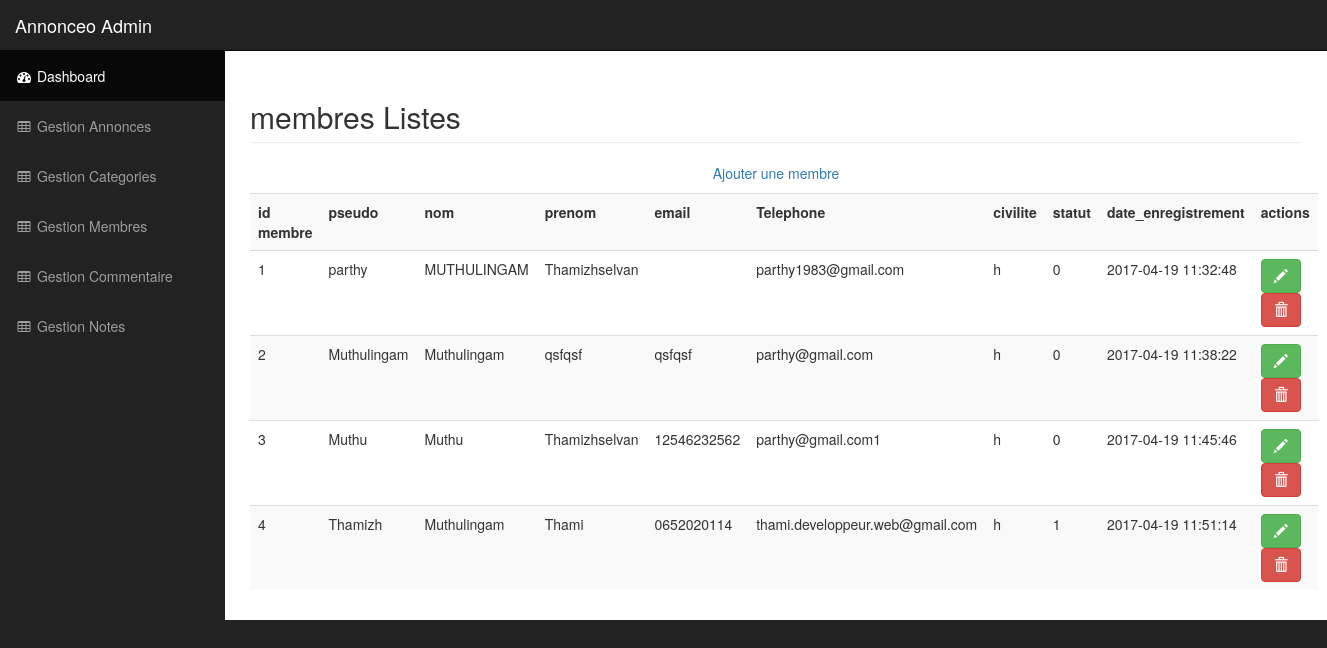
The app's page /admin/membres.php, older data.
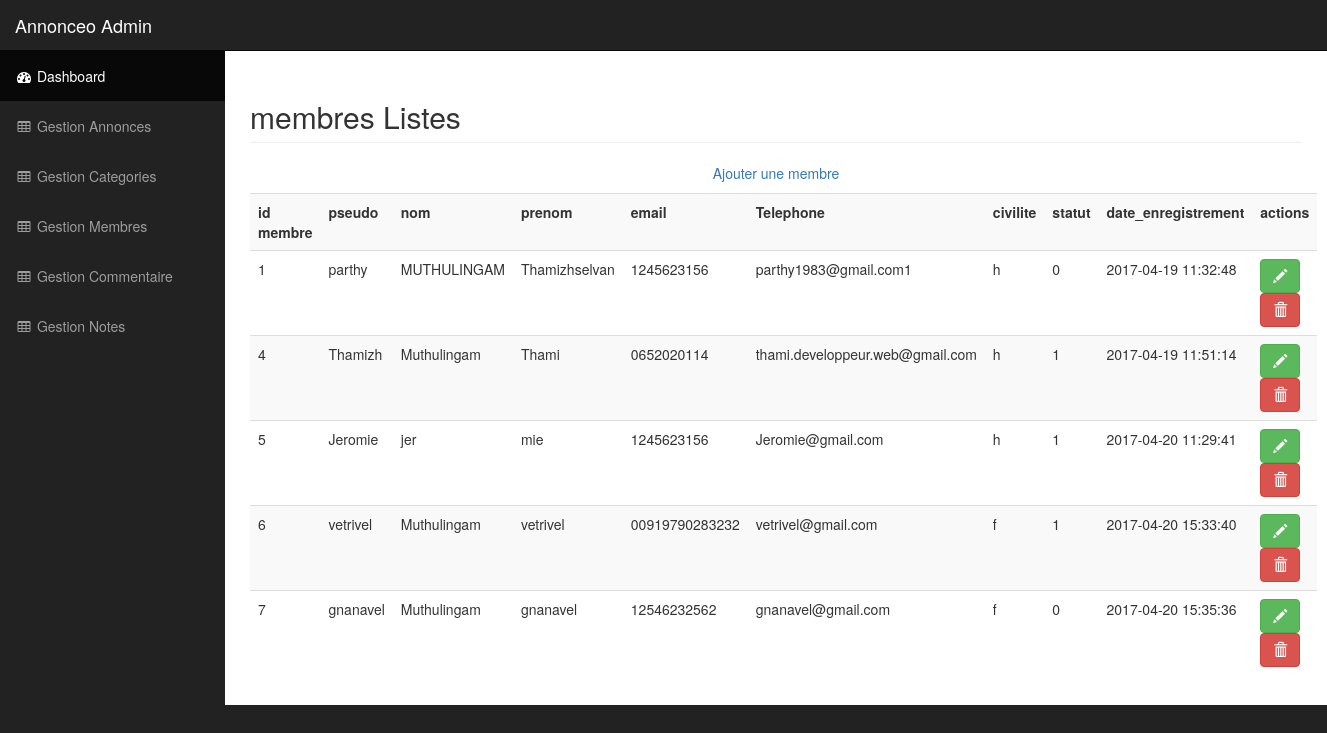
The same page, newer data.
### tables this page shows
CREATE TABLE `membre` (
  `id_membre` int(11) NOT NULL,
  `pseudo` varchar(20) NOT NULL,
  `mdp` varchar(255) DEFAULT NULL,
  `nom` varchar(45) DEFAULT NULL,
  `prenom` varchar(45) DEFAULT NULL,
  `telephone` varchar(20) DEFAULT NULL,
  `email` varchar(50) DEFAULT NULL,
  `civilite` enum('h','f') DEFAULT NULL,
  `statut` int(1) DEFAULT NULL,
  `date_enregistrement` datetime DEFAULT NULL
);

### admin/membres.php (the view, shortened to what this page needs)
            <?php
              include '../include/init.php';
							$query = 'SELECT * FROM membre ORDER BY id_membre';
							$stmt = $pdo->query($query);
							$membres = $stmt->fetchAll();
             include 'include/adminTop.php';  ?>
            <?php include 'include/sideMenubar.php';  ?>
        </nav>
        <div id="page-wrapper">
            <div class="container-fluid">
                <div class="row">
                    <div class="col-lg-12">
                        <h2 class="page-header">
                            membres Listes
												</h2>
												<p class="text-center">
													<a href="membre-edit.php">Ajouter une membre</a>
												</p>
												<table class="table table-striped">
													<tr>
														<th>id membre</th>
														<th>pseudo</th>
														<th>nom</th>
														<th>prenom</th>
                            <th>email</th>
														<th>Telephone</th>
														<th>civilite</th>
														<th>statut</th>
                            <th>date_enregistrement</th>
														<th>actions</th>
													</tr>
													<?php
													foreach ($membres as $membre) :
													?>
														<tr>
															<td><?= $membre['id_membre']; ?></td>
															<td><?= $membre['pseudo']; ?></td>
															<td><?= $membre['nom']; ?></td>
                              <td><?= $membre['prenom']; ?></td>
                              <td><?= $membre['telephone']; ?></td>
                              <td><?= $membre['email']; ?></td>
                              <td><?= $membre['civilite'];?></td>
                              <td><?= $membre['statut']; ?></td>
                              <td><?= $membre['date_enregistrement']; ?></td>
															<td>
                                <a class="btn btn-success" href="membre-edit.php?id_membre=<?= $membre['id_membre']; ?>"><span class="glyphicon glyphicon-pencil"></span></a>
                                <a class="btn btn-danger" href="membre-delete.php?id_membre=<?= $membre['id_membre']; ?>"><span  class="glyphicon glyphicon-trash"></span></a>
															</td>
														</tr>
													<?php
													endforeach;
													?>
												</table>
                    </div>
                </div>
            </div>
        </div>
    </div>
<?php
 include 'include/adminTop.php';
 ?>

### admin/include/adminTop.php (shortened to what this page needs)
<!DOCTYPE html>
<html lang="en">
<head>
    <link href="css/bootstrap.min.css" rel="stylesheet">
    <link href="css/sb-admin.css" rel="stylesheet">
    <link href="css/plugins/morris.css" rel="stylesheet">
    <link href="font-awesome/css/font-awesome.min.css" rel="stylesheet" type="text/css">
</head>
<body>
    <div id="wrapper">
        <nav class="navbar navbar-inverse navbar-fixed-top" role="navigation">
            <div class="navbar-header">
                <a class="navbar-brand" href="index.php">Annonceo Admin</a>
            </div>

### admin/include/sideMenubar.php
<div class="collapse navbar-collapse navbar-ex1-collapse">
    <ul class="nav navbar-nav side-nav">
      <li class="active">
          <a href="index.php"><i class="fa fa-fw fa-dashboard"></i> Dashboard</a>
      </li>
        <li>
            <a href="<?= RACINE_WEB; ?>admin/annonces.php"><i class="fa fa-fw fa-table"></i> Gestion Annonces</a>
        </li>
        <li>
            <a href="<?= RACINE_WEB; ?>admin/categories.php"><i class="fa fa-fw fa-table"></i> Gestion Categories</a>
        </li>
        <li>
            <a href="<?= RACINE_WEB; ?>admin/membres.php"><i class="fa fa-fw fa-table"></i> Gestion Membres</a>
        </li>
        <li>
            <a href="<?= RACINE_WEB; ?>admin/commentaire.php"><i class="fa fa-fw fa-table"></i> Gestion Commentaire</a>
        </li>
        <li>
            <a href="<?= RACINE_WEB; ?>admin/notes.php"><i class="fa fa-fw fa-table"></i> Gestion Notes</a>
        </li>
    </ul>
</div>

### admin/css/sb-admin.css (style rules this page uses)
body { margin-top: 100px; background-color: #222; }
@media (min-width:768px) { body { margin-top: 50px; } }
#wrapper { padding-left: 0; }
#page-wrapper { width: 100%; padding: 0; background-color: #fff; }
@media (min-width:768px) { #wrapper { padding-left: 225px; } }
@media (min-width:768px) { #page-wrapper { padding: 10px; } }
@media (min-width:768px) { .side-nav { position: fixed; top: 51px; left: 225px; width: 225px; margin-left: -225px; border: none; border-radius: 0; overflow-y: auto; background-color: #222; bottom: 0; overflow-x: hidden; padding-bottom: 40px; } }
@media (min-width:768px) { .side-nav>li>a { width: 225px; } }

Row changes from the older to the newer data that the page shows:
removed membre: id_membre "2", pseudo "Muthulingam", nom "Muthulingam", prenom "qsfqsf", telephone "qsfqsf", email "parthy@gmail.com", civilite "h", statut "0", date_enregistrement "2017-04-19 11:38:22"
removed membre: id_membre "3", pseudo "Muthu", nom "Muthu", prenom "Thamizhselvan", telephone "12546232562", email "parthy@gmail.com1", civilite "h", statut "0", date_enregistrement "2017-04-19 11:45:46"
changed membre "parthy": telephone (not shown) → "1245623156"; email "parthy1983@gmail.com" → "parthy1983@gmail.com1"
added membre: id_membre "5", pseudo "Jeromie", nom "jer", prenom "mie", telephone "1245623156", email "Jeromie@gmail.com", civilite "h", statut "1", date_enregistrement "2017-04-20 11:29:41"
added membre: id_membre "6", pseudo "vetrivel", nom "Muthulingam", prenom "vetrivel", telephone "00919790283232", email "vetrivel@gmail.com", civilite "f", statut "1", date_enregistrement "2017-04-20 15:33:40"
added membre: id_membre "7", pseudo "gnanavel", nom "Muthulingam", prenom "gnanavel", telephone "12546232562", email "gnanavel@gmail.com", civilite "f", statut "0", date_enregistrement "2017-04-20 15:35:36"
